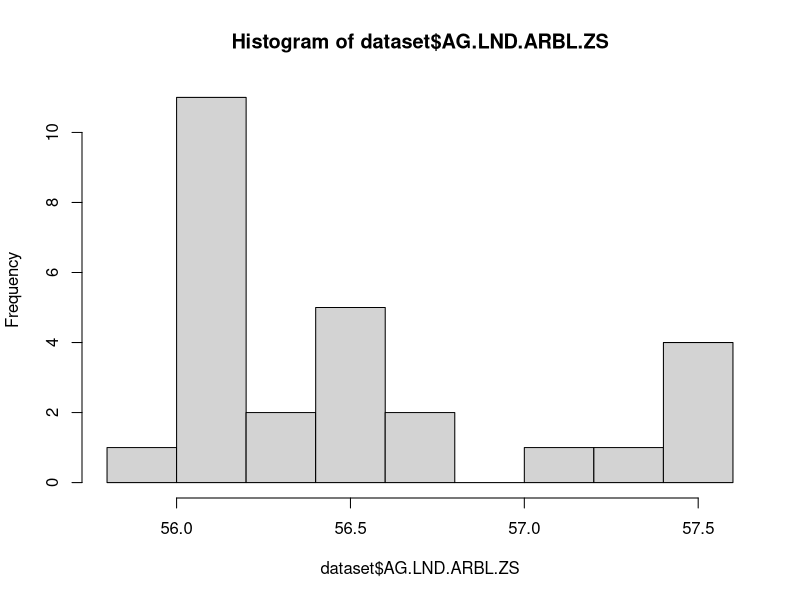
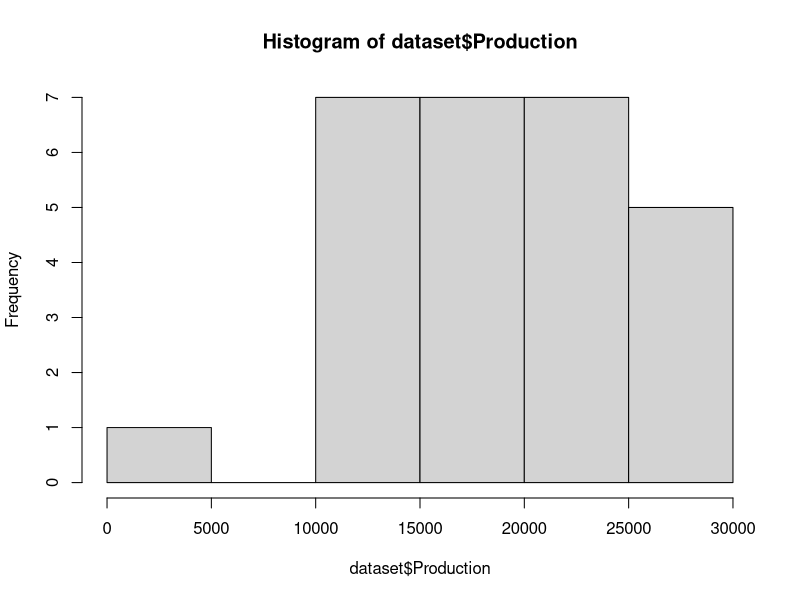
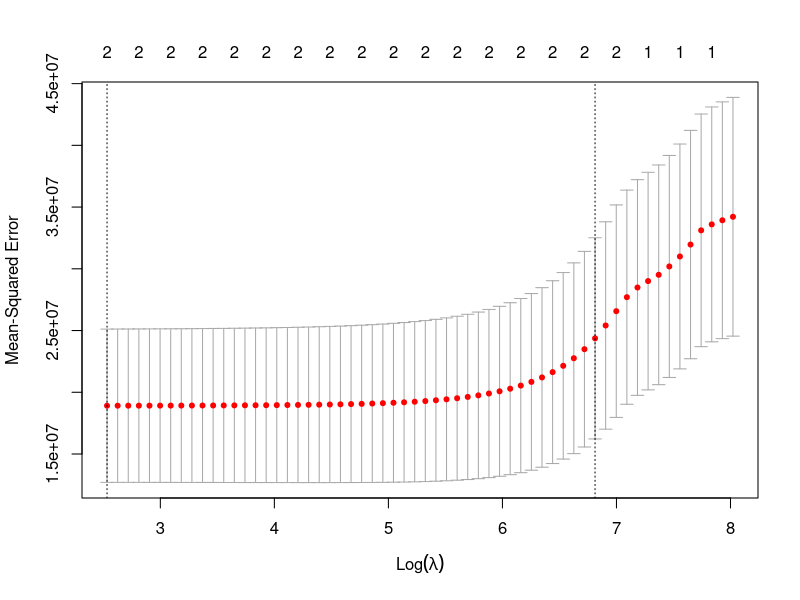

These charts were generated, in order, by the following R code:
library(tidyverse)
library(dplyr)
library(readxl)
library(glmnet)

#Loading in the dataset
dataset_net <- read_excel("net_grain.xlsx")
head(dataset_net)

dataset_land <- read_csv("Ukraine_arableLand_cleanData2.csv", skip = 4)
#view(dataset_land)
names(dataset_land)[names(dataset_land) == 'Indicator Code'] <- 'Market Year'

dataset <- merge(dataset_land, dataset_net, by = "Market Year")
dataset <- na.omit(dataset)
#Exploratory Data Analysis

#only getting numerical columns for covariance
num_cols <- unlist(lapply(dataset, is.numeric))  
dataset_num <- dataset[ , num_cols] 
cor(dataset_num)

#high level of intercorrelations, might need to do a lasso. 
#seeing distributions
hist(dataset$AG.LND.ARBL.ZS)
hist(dataset$Production)

#determining p-value
names(dataset)[names(dataset) == 'Market Year'] <- 'Market_Year'
names(dataset)[names(dataset) == 'AG.LND.ARBL.ZS'] <- 'Arable_Land'
linreg <- lm(Production ~ Market_Year + Arable_Land,  data = dataset)
summary(linreg)
# p - value is 0.0003575, null hypothesis does not hold. 

# due to a high intercorrelation, we plan to use Lasso Regression
#define response variable
y <- dataset$Production

#define matrix of predictor variables
X <- data.matrix(dataset[, c('Market_Year', 'Arable_Land')])

#perform k-fold cross-validation to find optimal lambda value
cv_model <- cv.glmnet(X, y, alpha = 1)
#find optimal lambda value that minimizes test MSE
best_lambda <- cv_model$lambda.min
best_lambda
#produce plot of test MSE by lambda value
plot(cv_model) 

best_model <- glmnet(X, y, alpha = 1, lambda = best_lambda)
coef(best_model)

y_predicted <- predict(best_model, s = best_lambda, newx = X)

#find SST and SSE
sst <- sum((y - mean(y))^2)
sse <- sum((y_predicted - y)^2)

#find R-Squared
rsq <- 1 - sse/sst
rsq

#98% of Ukraine's exports go through their ports
